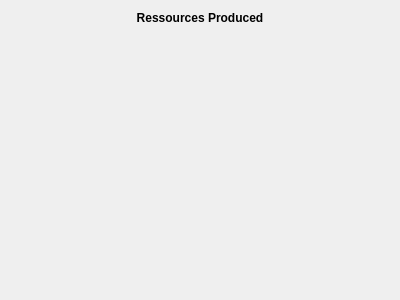
<?xml version="1.0" encoding="UTF-8"?>
<ui version="4.0">
 <class>RessourceProducedSection</class>
 <widget class="QWidget" name="RessourceProducedSection">
  <property name="geometry">
   <rect>
    <x>0</x>
    <y>0</y>
    <width>400</width>
    <height>300</height>
   </rect>
  </property>
  <property name="windowTitle">
   <string>RessourceProducedSection</string>
  </property>
  <layout class="QGridLayout" name="main_layout" rowstretch="0,1">
   <item row="0" column="0">
    <widget class="QLabel" name="label">
     <property name="font">
      <font>
       <weight>75</weight>
       <bold>true</bold>
      </font>
     </property>
     <property name="text">
      <string>Ressources Produced</string>
     </property>
     <property name="alignment">
      <set>Qt::AlignHCenter|Qt::AlignTop</set>
     </property>
    </widget>
   </item>
   <item row="1" column="0">
    <layout class="QFormLayout" name="formLayout"/>
   </item>
  </layout>
 </widget>
 <resources/>
 <connections/>
</ui>
